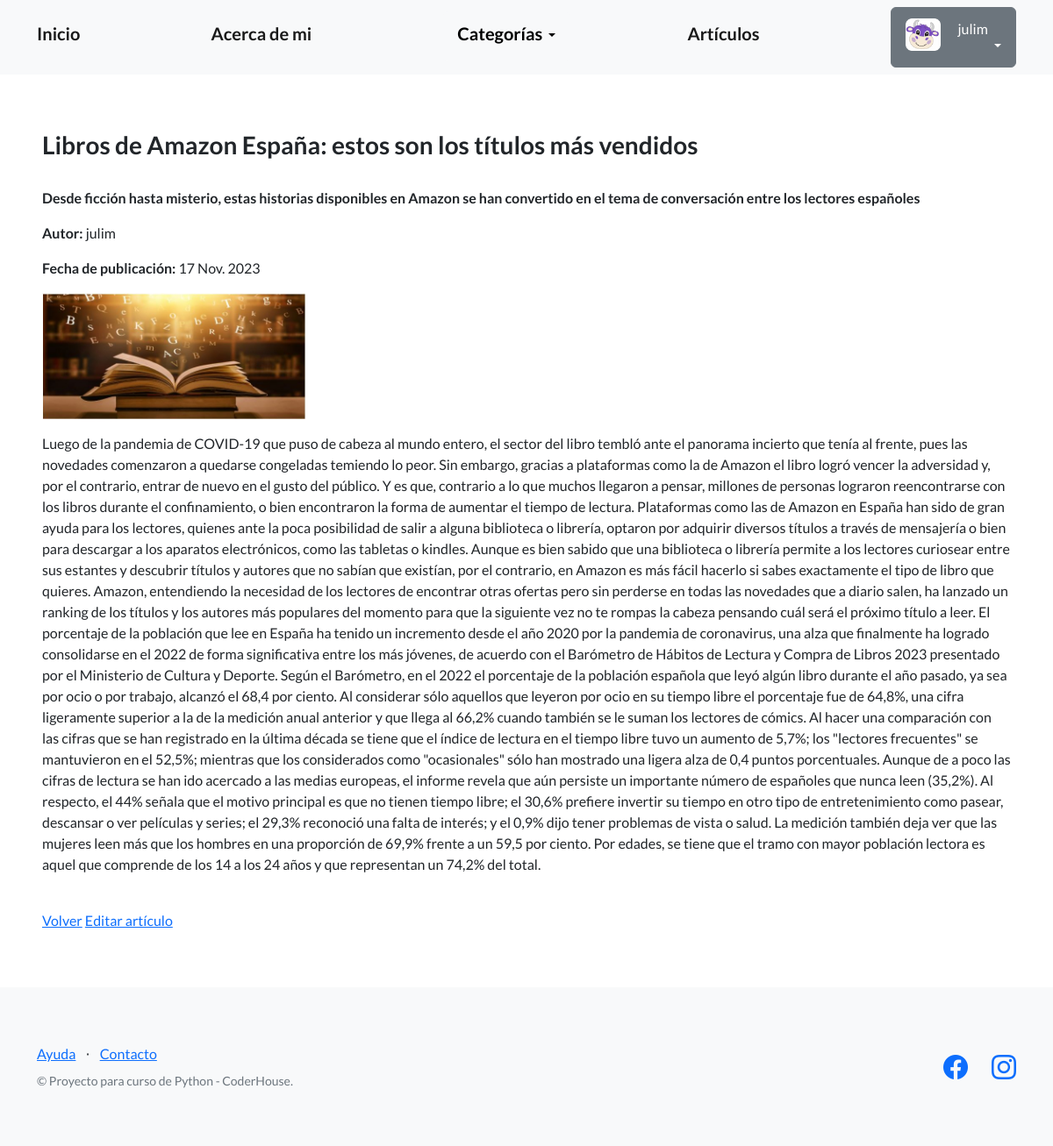
The page /articulos/detalle-articulo/8 (signed in) on the database its author committed.
### perfiles/models.py (models this page shows, shortened)
class Avatar(models.Model):
   user = models.OneToOneField(User, on_delete=models.CASCADE, null=True)
   imagen = models.ImageField(upload_to='avatares', null=True, blank=True)

### articulos_blog/models.py (models this page shows, shortened)
class Articulo(models.Model):
    titulo = models.CharField(max_length=256)
    subtitulo = models.CharField(max_length=256)
    cuerpo = models.TextField(null=True)
    autor = models.CharField(max_length=256)
    fecha = models.DateField(null=True)
    imagen = models.ImageField(upload_to='imagenes', blank=True, null=True)
    creador = models.ForeignKey(User, on_delete=models.SET_NULL, null=True)

### articulos_blog/views.py (the view)
# urls.py: path('detalle-articulo/<int:pk>', ArticuloDetailView.as_view(), name="detalle_articulo"),
class ArticuloDetailView(DetailView):
    model = Articulo
    success_url = reverse_lazy('articulos')

### articulos_blog/templates/articulos_blog/articulo_detail.html
{% extends "base.html" %}
{% block contenido %}
<h3>{{object.titulo}}</h3>
<br>
<p>
  <strong>{{object.subtitulo}}</strong>
</p>
<p>
  <strong>Autor:</strong> {{object.autor}}
</p>
<p>
  <strong>Fecha de publicación:</strong> {{object.fecha}}
</p>
<p>
  <img src="{{ articulo.imagen.url }}" style="max-width: 300px;">
</p>
<p>
  {{object.cuerpo}}
</p>
<br>
<a href="{% url 'articulos' %}">Volver</a>
{% if user == articulo.creador %}
<a href="{% url 'editar_articulo' object.id %}">Editar artículo</a>
{% endif %}
{% endblock contenido %}

### templates_base/base.html (shortened to what this page needs)
{% load static %}
<!DOCTYPE html>
<html lang="en">
    <head>
        <link href="https://cdn.jsdelivr.net/npm/bootstrap-icons@1.5.0/font/bootstrap-icons.css" rel="stylesheet" type="text/css" />
        <link href="{% static 'css/styles.css' %}" rel="stylesheet" />
    </head>
    <body>
        <nav class="navbar navbar-light bg-light static-top">
            <div class="container">
                <a class="navbar-brand" href="{% url 'inicio' %}"><strong><h5>Inicio</h5></strong></a>
                <a class="navbar-brand" href="{% url 'about_me' %}"><strong><h5>Acerca de mi</h5></strong></a>
                <div class="dropdown">
                    <button class="btn btn-light dropdown-toggle" type="button" id="dropdownMenuButton1" data-bs-toggle="dropdown" aria-expanded="false">
                        <div style="display: inline-flex;">
                            <span><h5>Categorías</h5></span>
                        </div>
                    </button>
                </div>
                <a class="navbar-brand" href="{% url 'articulos' %}"><strong><h5>Artículos</h5></strong></a>
                {% if user.is_authenticated %}
                <div class="dropdown">
                    <button class="btn btn-secondary dropdown-toggle" type="button" id="dropdownMenuButton1" data-bs-toggle="dropdown" aria-expanded="false">
                        <div style="display: inline-flex;">
                                <img src="{{ user.avatar.imagen.url }}" style="max-width: 40px;margin-right: 20px;">
                            <span>{{ user.username }}</span>
                        </div>
                    </button>
                </div>
                {% else %}
                <a class="btn btn-primary" href="{% url 'login' %}">Iniciar sesión</a>
                <a class="btn btn-success" href="{% url 'registro' %}">Registrarse</a>
                {% endif %}
            </div>
        </nav>
        <section style="padding:4rem 3rem;">
            {% block contenido %}
            {% endblock contenido %}
        </section>
        <footer class="footer bg-light">
            <div class="container">
                <div class="row">
                    <div class="col-lg-6 h-100 text-center text-lg-start my-auto">
                        <ul class="list-inline mb-2">
                            <li class="list-inline-item"><a href="#!">Ayuda</a></li>
                            <li class="list-inline-item">⋅</li>
                            <li class="list-inline-item"><a href="#!">Contacto</a></li>
                        </ul>
                        <p class="text-muted small mb-4 mb-lg-0">&copy; Proyecto para curso de Python - CoderHouse.</p>
                    </div>
                    <div class="col-lg-6 h-100 text-center text-lg-end my-auto">
                        <ul class="list-inline mb-0">
                            <li class="list-inline-item me-4">
                                <a href="https://www.facebook.com/juli.mendieta.75/"><i class="bi-facebook fs-3"></i></a>
                            </li>
                            <li class="list-inline-item">
                                <a href="https://www.instagram.com/mendietajuli"><i class="bi-instagram fs-3"></i></a>
                            </li>
                        </ul>
                    </div>
                </div>
            </div>
        </footer>
    </body>
</html>

### rows shown on the page
Articulo: titulo "Libros de Amazon España: estos son los títulos más vendidos", subtitulo "Desde ficción hasta misterio, estas historias disponibles en Amazon se han convertido en el tema de conversación entre los lectores españoles", autor "julim", fecha "17 Nov. 2023", imagen (picture), cuerpo "Luego de la pandemia de COVID-19 que puso de cabeza al mundo entero, el sector del libro tembló ante el panorama incierto que tenía al frente, pues las novedades comenzaron a quedarse congeladas temiendo lo peor. Sin embargo, gracias a plataformas como la de Amazon el libro logró vencer la adversidad y, por el contrario, entrar de nuevo en el gusto del público. Y es que, contrario a lo que muchos llegaron a pensar, millones de personas lograron reencontrarse con los libros durante el confinamiento, o bien encontraron la forma de aumentar el tiempo de lectura. Plataformas como las de Amazon en España han sido de gran ayuda para los lectores, quienes ante la poca posibilidad de salir a alguna…"

### other values the page prints
{{ user.username }} "julim"
